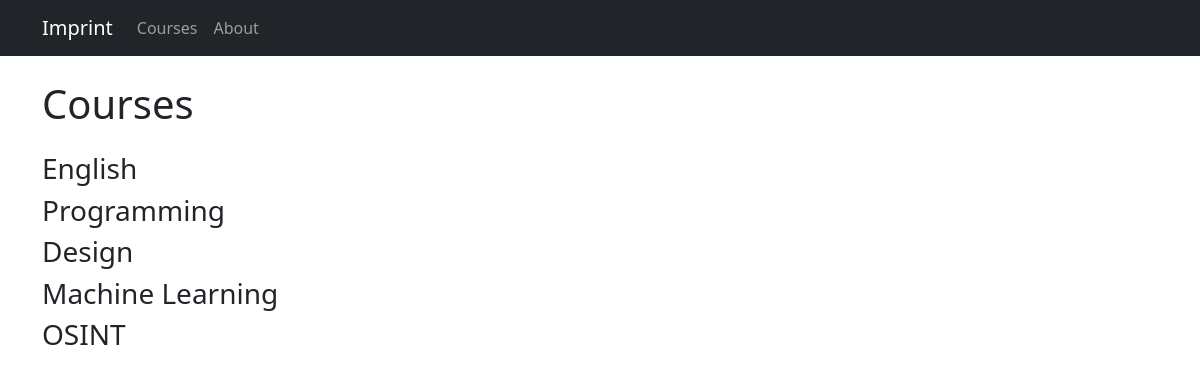
The app's page /courses/, older data.
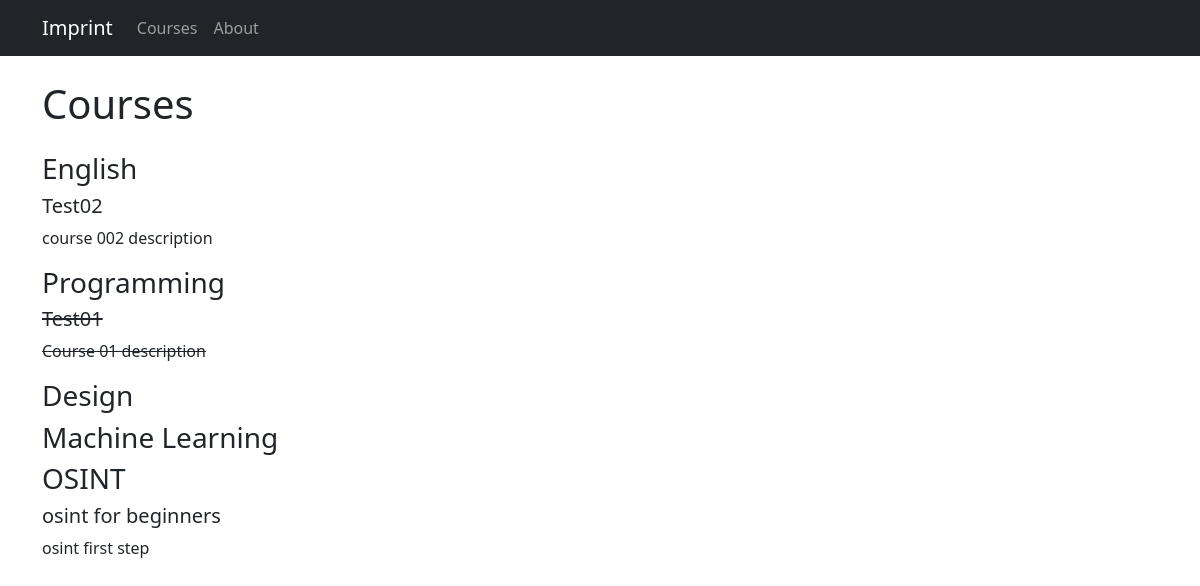
The same page, newer data.
### imprint/models.py (models this page shows, shortened)
class Course(models.Model):
    course_name = models.CharField(max_length=80, unique=True)
    description = models.CharField(max_length=2000)
    price = models.DecimalField(max_digits=10, decimal_places=2)
    course_type = models.CharField(max_length=200, choices=COURSE_TYPE)
    author = models.ForeignKey(User, on_delete=models.PROTECT)
    status = models.IntegerField(choices=STATUS, default=1)
    date_created = models.DateTimeField(auto_now=True)
    date_updated = models.DateTimeField(auto_now=True)

### imprint/views.py (the view)
# urls.py: path('courses/', views.CourseList.as_view(), name='courses'),
class CourseList(generic.ListView):
    queryset = Course.objects.order_by("-date_created")
    template_name = "courses.html"
    def get_context_data(self, **kwargs):
        context = super().get_context_data(**kwargs)
        context["courses"] = COURSE_TYPE
        return context

### imprint/templates/courses.html
{% extends 'base.html'%}
{% block content %}
<h1 class="mt-4 mb-4">Courses</h1>
    {% for course in courses %}
        <h3>{{ course.1 }}</h3>
            {% for row in course_list %}
                {% if row.course_type == course.0 %}
                    {% if row.status == 0%}
                        <h5><del> {{ row.course_name }}<del></h5>
                        <p><del>{{ row.description }}<del></p>
                    {% else %}
                        <h5>{{ row.course_name }}</h5>
                        <p>{{ row.description }}</p>
                    {% endif%}
                {% endif%}
            {% endfor %}
    {% endfor %}
{% endblock %}

### imprint/templates/base.html (shortened to what this page needs)
<!doctype html>
<html>
    <head>
        <link rel="stylesheet" href="https://cdn.jsdelivr.net/npm/bootstrap@5.1.3/dist/css/bootstrap.min.css">
    </head>
    <body>
        <nav class="navbar navbar-expand-lg navbar-dark bg-dark">
          <div class="container">
            <a class="navbar-brand" href="{% url 'index' %}">Imprint</a>
            <div class="collapse navbar-collapse" id="navbarNav">
              <ul class="navbar-nav">
                <li class="nav-item">
                  <a class="nav-link" href="{% url 'courses' %}">Courses</a>
                </li>
                <li class="nav-item {% if request.path == '/about/' %}active{% endif %}">
                  <a class="nav-link" href="{% url 'about' %}">About</a>
                </li>
              </ul>
            </div>
          </div>
        </nav>
        <div class="container">
            {% block content %}
            {% endblock %}
        </div>
    </body>
</html>

Row changes from the older to the newer data that the page shows:
added Course: course_name "Test02", description "course 002 description", shown under "English"
added Course: course_name "Test01", description "Course 01 description", shown under "Programming"
added Course: course_name "osint for beginners", description "osint first step", shown under "OSINT"
